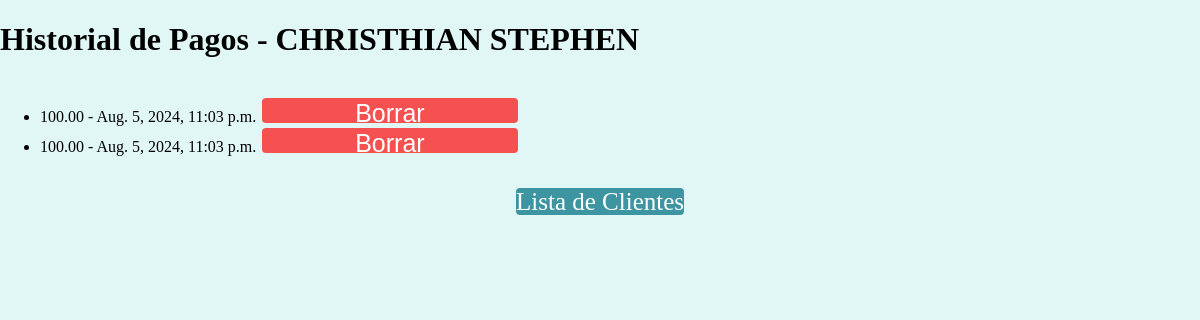
/prestamosapp/clientes/76/, run on the app's committed database.
### prestamosapp/models.py (models this page shows, shortened)
class Cliente(models.Model):
    nombre = models.CharField(max_length=100)
    apellidos = models.CharField(max_length=100)
    monto = models.IntegerField()  # Amount of the loan
    monto_mas_interes = models.DecimalField(max_digits=10, decimal_places=2, blank=True, null=True)  # Loan amount + 20% interest
    couta_diaria = models.DecimalField(max_digits=10, decimal_places=2, blank=True, null=True)  # Daily installment
    saldo = models.DecimalField(max_digits=10, decimal_places=2, blank=True, null=True)  # Remaining balance
    direccion = models.CharField(max_length=100)
    descripcion_casa = models.TextField(default='null', verbose_name="Descripción de la Casa")
    foto_casa = models.ImageField(default='null', verbose_name="Foto de la Casa", upload_to='articulos')
    fecha_de_creacion = models.DateTimeField(auto_now_add=True)
    ultima_fecha_de_edicion = models.DateTimeField(auto_now=True)
    order = models.SmallIntegerField(default=0, verbose_name="Orden")
    saldo = models.DecimalField(max_digits=10, decimal_places=2, default=0)
    class Meta:
        verbose_name = "Tu cliente"
        verbose_name_plural = "Tus Clientes"
        ordering = ['order']

class Payment(models.Model):
    cliente = models.ForeignKey('Cliente', on_delete=models.CASCADE)
    payment_amount = models.DecimalField(max_digits=10, decimal_places=2, blank=True, null=True)
    payment_date = models.DateTimeField(default=timezone.now)
    class Meta:
        verbose_name = "Pago"
        verbose_name_plural = "Pagos"
        ordering = ['payment_date']

### prestamosapp/views.py (the view, shortened to what this page needs)
# urls.py: path('clientes/<int:cliente_id>/', views.historial_de_pagos, name='client_detail'),
def historial_de_pagos(request, cliente_id):
    cliente = get_object_or_404(Cliente, pk=cliente_id)
    payments = Payment.objects.filter(cliente=cliente).order_by('-payment_date')
    context = {
        'cliente': cliente,
        'payments': payments,
    }
    return render(request, 'historial_de_pagos.html', context)

### prestamosapp/templates/historial_de_pagos.html (shortened to what this page needs)
<!DOCTYPE html>
<html lang="en">
<head>
        {%load static%}
</head>
<body>
    <h1>Historial de Pagos - {{ cliente.nombre }}</h1>
    <ul>
        {% if payments %}
            {% for payment in payments %}
                <li>
                    {{ payment.payment_amount }} - {{ payment.payment_date }}
                    <form method="post" style="display: inline;">
                        <button class="btn_borrar" type="submit" onclick="return confirm('Are you sure you want to delete this payment?');">Borrar</button>
                    </form>
                </li>
            {% endfor %}
        {% else %}
            <li>No se han realizado pagos aún.</li>
        {% endif %}
    </ul>
    <div class="menu">
        {% if user.username == 'paquete2' %}
            <p><a href="{% url 'paquete2:cliente_list' %}" class="btn">Lista de Clientes</a></p>
        {% elif user.username == 'paquete3' %}
        <p><a href="{% url 'paquete3:cliente_list' %}" class="btn">Lista de Clientes</a></p>
        {% elif user.username == 'paquete4' %}
        <p><a href="{% url 'paquete4:cliente_list' %}" class="btn">Lista de Clientes</a></p>
        {% elif user.username == 'paquete5' %}
        <p><a href="{% url 'paquete5:cliente_list' %}" class="btn">Lista de Clientes</a></p>
        {% else %}
            <p><a href="{% url 'prestamosapp:cliente_list' %}" class="btn">Lista de Clientes</a></p>
        {% endif %}
    </div>
</body>
</html>

### prestamosapp/templates/historial_de_pagos.html (style rules this page uses)
body { display:grid; margin:auto; background-color: #E1F7F5; }
.menu { position:relative; margin:auto; }
.btn { display: inline; width:100%; height: 40px; font-size: 16px; color: #fff; background-color: transparent; border:none; border-radius: 4px; cursor: pointer; text-decoration: none; text-align: center; transition: background-color 0.3s; font-size: 25px; background-color: #117b8bc8; }
.btn_borrar { display: inline; width:22%; height: 25px; color: #fff; border:none; border-radius: 4px; cursor: pointer; text-decoration: none; text-align: center; font-size: 25px; background-color: rgba(255, 0, 0, 0.671); margin:2px; }

### data on the page
Cliente: nombre "CHRISTHIAN STEPHEN"
Payment: payment_amount "100.00", payment_date "Aug. 5, 2024, 11:03 p.m."
Payment: payment_amount "100.00", payment_date "Aug. 5, 2024, 11:03 p.m."
